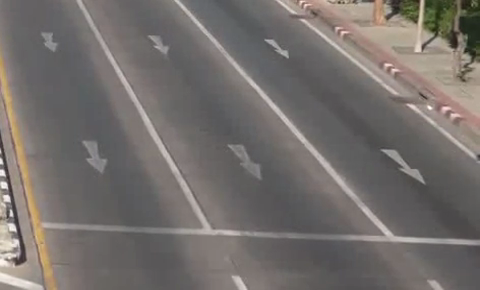
%> input picture Frames/scene00316.png, 480 x 290 px
$ octave DataSet1Code_Single.m   (GNU Octave 9; MATLAB toolbox functions it lacks are replaced by stand-ins)
%> lines starting %> are read from the running program, lines starting %| are printed output that depends on the picture; in (x1, y1, x2, y2) boxes, pixels count from 0 and x2, y2 are one past the last pixel; in counts of white or black regions, pixels touching at a corner belong together; the program's own positions count from 1
clc;
clear all;
close all;
background_image=imread('scene00316.png');
%> background_image is the input picture: size 290x480x3 uint8; mean R, G, B 116.4, 111, 107.9
    image_to_detect1=imread('scene00036.png');
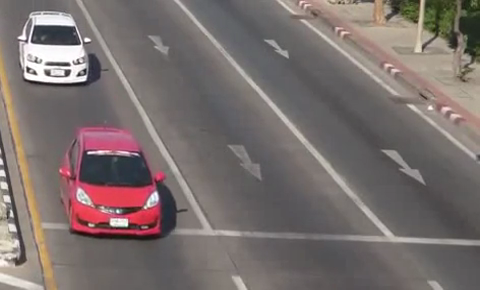
%> input picture Frames/scene00036.png, 480 x 290 px
%> image_to_detect1 is the input picture: size 290x480x3 uint8; mean R, G, B 121.7, 111.2, 109.2

    image1=background_image-image_to_detect1;
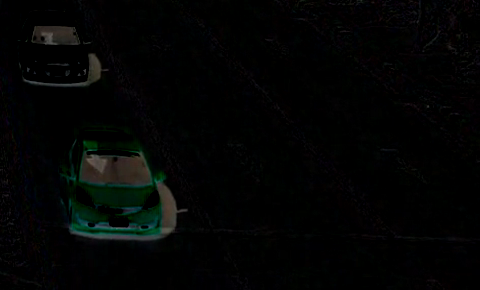
%> image1: size 290x480x3 uint8; mean R, G, B 2.9, 4.1, 3.5

     image1=rgb2gray(image1);
%> image1: size 290x480 uint8
    level1=graythresh(image1)*256;
%> level1 = 24.09
    threshim1=image1>level1;
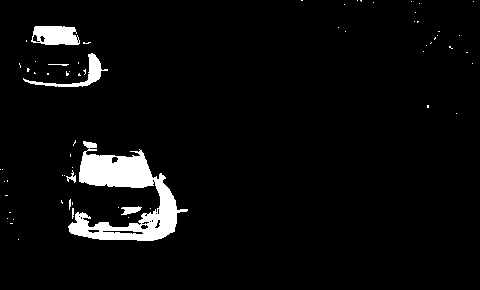
%> threshim1: size 290x480 logical; 4.6% white; 65 white regions (59 under 20 px), largest, box (x1, y1, x2, y2) and area: (68, 141, 188, 241) 4703, (31, 26, 80, 45) 753, (23, 53, 108, 87) 539, (121, 206, 142, 215) 113, (66, 170, 76, 183) 49, (48, 64, 69, 66) 26

         se = strel('diamond',1);
         erodedBW1 = imerode(threshim1,se);
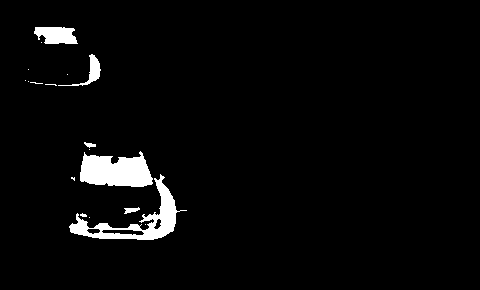
%> erodedBW1: size 290x480 logical; 3.5% white; 18 white regions (12 under 20 px), largest, box (x1, y1, x2, y2) and area: (80, 151, 153, 187) 1930, (69, 174, 187, 240) 1854, (34, 27, 78, 44) 587, (58, 54, 101, 86) 303, (124, 207, 140, 214) 64, (84, 142, 96, 148) 41

    dilatedBW1= imdilate(erodedBW1,se);
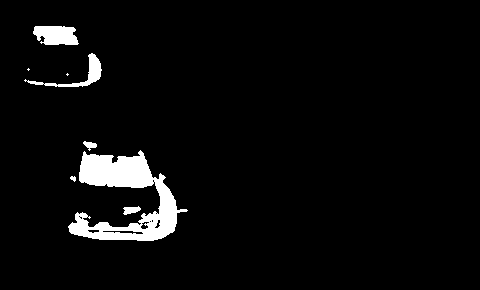
%> dilatedBW1: size 290x480 logical; 4.3% white; 8 white regions (2 under 20 px), largest, box (x1, y1, x2, y2) and area: (68, 150, 188, 241) 4557, (33, 26, 79, 45) 712, (24, 53, 102, 87) 520, (123, 206, 141, 215) 104, (83, 141, 97, 151) 74, (70, 176, 76, 182) 24
 % imshow(dilatedBW1);
      [a1,b1]=size(dilatedBW1);
%> a1 = 290; b1 = 480
      F=imfill(dilatedBW1,'holes');
%figure, imshow(F);
      I=bwareaopen(F,floor((a1/58)*(b1/58)));
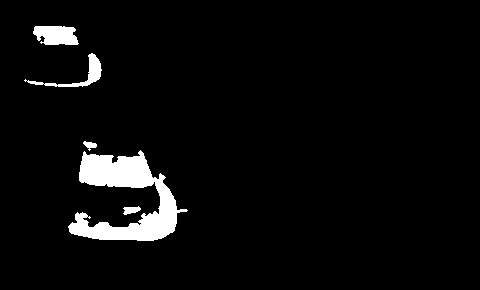
%> I: size 290x480 logical; 4.4% white; 5 white regions, box (x1, y1, x2, y2) and area: (68, 150, 188, 241) 4702, (33, 26, 79, 45) 712, (24, 53, 102, 87) 520, (123, 206, 141, 215) 104, (83, 141, 97, 151) 74

se = strel('sphere',18);
%> (the run ends here)
